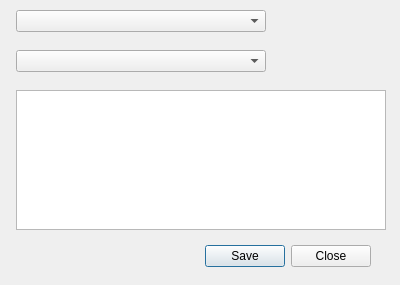
<?xml version="1.0" encoding="UTF-8"?>
<ui version="4.0">
 <class>Dialog</class>
 <widget class="QDialog" name="Dialog">
  <property name="geometry">
   <rect>
    <x>0</x>
    <y>0</y>
    <width>400</width>
    <height>285</height>
   </rect>
  </property>
  <property name="windowTitle">
   <string>Dialog</string>
  </property>
  <widget class="QDialogButtonBox" name="buttonBox">
   <property name="geometry">
    <rect>
     <x>30</x>
     <y>240</y>
     <width>341</width>
     <height>32</height>
    </rect>
   </property>
   <property name="orientation">
    <enum>Qt::Horizontal</enum>
   </property>
   <property name="standardButtons">
    <set>QDialogButtonBox::Close|QDialogButtonBox::Save</set>
   </property>
  </widget>
  <widget class="QComboBox" name="cmbDersler">
   <property name="geometry">
    <rect>
     <x>16</x>
     <y>10</y>
     <width>250</width>
     <height>22</height>
    </rect>
   </property>
  </widget>
  <widget class="QComboBox" name="cmbHaftalar">
   <property name="geometry">
    <rect>
     <x>16</x>
     <y>50</y>
     <width>250</width>
     <height>22</height>
    </rect>
   </property>
  </widget>
  <widget class="QTextEdit" name="txtDurum">
   <property name="geometry">
    <rect>
     <x>16</x>
     <y>90</y>
     <width>370</width>
     <height>140</height>
    </rect>
   </property>
  </widget>
 </widget>
 <resources/>
 <connections>
  <connection>
   <sender>buttonBox</sender>
   <signal>rejected()</signal>
   <receiver>Dialog</receiver>
   <slot>reject()</slot>
   <hints>
    <hint type="sourcelabel">
     <x>316</x>
     <y>260</y>
    </hint>
    <hint type="destinationlabel">
     <x>286</x>
     <y>274</y>
    </hint>
   </hints>
  </connection>
 </connections>
</ui>
